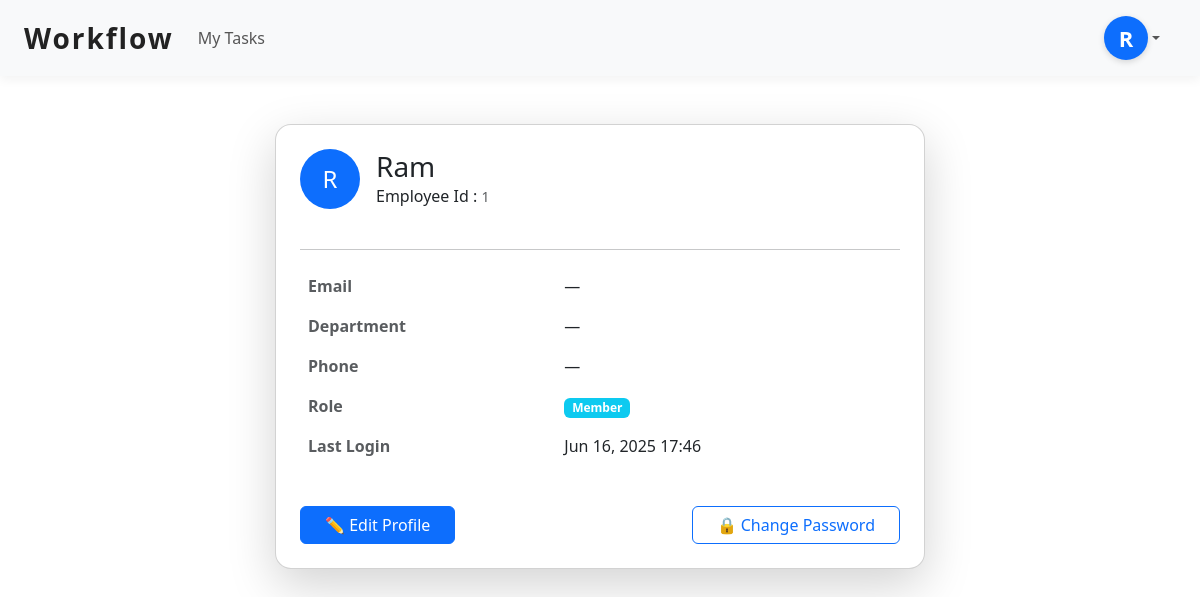
Before: /profile/ (signed in) with the older database file.
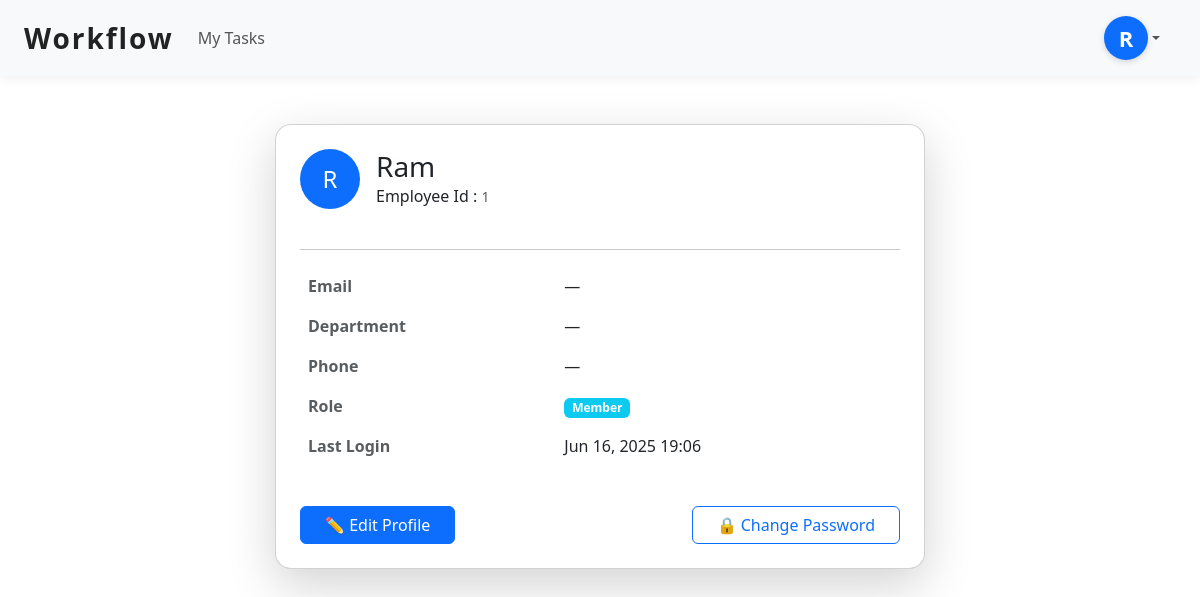
After: the same page with the newer database file.
### accounts/models.py (models this page shows, shortened)
class CustomUser(AbstractUser):
    employee_id = models.CharField(max_length=20, unique=True)
    name = models.CharField(max_length=100)
    department = models.CharField(max_length=100, blank=True, null=True)  # new
    phone_number = models.CharField(max_length=20, blank=True, null=True)  # new
    is_first_login = models.BooleanField(default=True)

### accounts/views.py (the view)
# urls.py: path('profile/', profile_view, name='profile'),
@login_required
def profile_view(request):
    user = request.user
    return render(request, 'accounts/profile.html', {'user': user})

### accounts/context_processors.py (called while the page is built)
def pending_requests_count(request):
    if request.user.is_authenticated and request.user.is_superuser:
        count = SignupRequest.objects.count()
        return {'pending_requests_count': count}
    return {'pending_requests_count': 0}

### accounts/templates/accounts/profile.html (shortened to what this page needs)
{% extends 'accounts/base.html' %}
{% block content %}
<div class="container mt-5">
  <div class="card shadow-lg rounded-4 p-4 mx-auto" style="max-width: 650px;">
    <div class="d-flex align-items-center mb-4">
      <div class="rounded-circle bg-primary text-white d-flex align-items-center justify-content-center me-3" style="width: 60px; height: 60px; font-size: 24px;">
        {% if user.is_superuser %}
          {{ user.username|slice:":1"|upper }}
        {% else %}
          {{ user.name|slice:":1"|upper }}
        {% endif %}
      </div>
      <div>
        <h3 class="mb-0">
          {% if user.is_superuser %}
            {{ user.username|title }}
          {% else %}
            {{ user.name|title }}
          {% endif %}
        </h3>
        {% if not user.is_superuser %}
          Employee Id : <small class="text-muted">{{ user.employee_id }}</small>
        {% endif %}
      </div>
    </div>
    <hr>
    <table class="table table-borderless">
      <tr>
        <th class="text-muted">Email</th>
        <td>{{ user.email|default:"—" }}</td>
      </tr>
      <tr>
        <th class="text-muted">Department</th>
        <td>{{ user.department|default:"—" }}</td>
      </tr>
      <tr>
        <th class="text-muted">Phone</th>
        <td>{{ user.phone_number|default:"—" }}</td>
      </tr>
      <tr>
        <th class="text-muted">Role</th>
        <td>
          {% if user.is_superuser %}
            <span class="badge bg-danger">Admin</span>
          {% elif user.groups.first %}
            <span class="badge bg-info">{{ user.groups.first.name }}</span>
          {% else %}
            <span class="badge bg-secondary">Member</span>
          {% endif %}
        </td>
      </tr>
      <tr>
        <th class="text-muted">Last Login</th>
        <td>{{ user.last_login|date:"M d, Y H:i" }}</td>
      </tr>
    </table>
    <div class="d-flex justify-content-between mt-4">
      {% if not user.is_superuser %}
        <a href="{% url 'profile_edit' %}" class="btn btn-primary px-4">
          ✏️ Edit Profile
        </a>
      {% endif %}
      <a href="{% url 'change_password' %}" class="btn btn-outline-primary px-4">
        🔒 Change Password
      </a>
    </div>
  </div>
</div>
{% endblock %}

### accounts/templates/accounts/base.html (shortened to what this page needs)
<!DOCTYPE html>
<html lang="en">
<head>
    {% load static %}
    <link href="https://cdn.jsdelivr.net/npm/bootstrap@5.3.0/dist/css/bootstrap.min.css" rel="stylesheet" />
</head>
<body>
    <nav class="navbar navbar-expand-lg px-4">
        <a class="navbar-brand" href="{% url 'home' %}">Workflow</a>
        <div class="collapse navbar-collapse" id="navbarContent">
            <ul class="navbar-nav me-auto">
                {% if user.is_authenticated %}
                <li class="nav-item">
                  {% if user.is_superuser %}
                    <a class="nav-link {% if request.resolver_match.url_name == 'task_list' %}active{% endif %}" href="{% url 'task_list' %}">Task List</a>
                  {% else %}
                    <a class="nav-link {% if request.resolver_match.url_name == 'task_list' %}active{% endif %}" href="{% url 'task_list' %}">My Tasks</a>
                  {% endif %}
                </li>
                {% endif %}
            </ul>
            {% if user.is_authenticated %}
            {% with user.groups.first as first_group %}
                <div class="dropdown">
                    <a
                        class="nav-link dropdown-toggle d-flex align-items-center"
                        href="#"
                        id="profileDropdown"
                        role="button"
                        data-bs-toggle="dropdown"
                        aria-expanded="false"
                    >
                        <div
                            class="initial-circle
                            {% if user.is_superuser %}
                                admin-circle
                            {% elif first_group and first_group.name == 'Manager' %}
                                manager-circle
                            {% else %}
                                member-circle
                            {% endif %}"
                        >
                            {{ user.get_full_name|default:user.username|slice:":1"|upper }}
                        </div>
                    </a>
                </div>
            {% endwith %}
            {% endif %}
        </div>
    </nav>
    <main class="container mt-4">
        {% block content %}{% endblock %}
    </main>
</body>
</html>

Changed rows visible on the page:
changed CustomUser "Ram": last_login "Jun 16, 2025 17:46" → "Jun 16, 2025 19:06"
